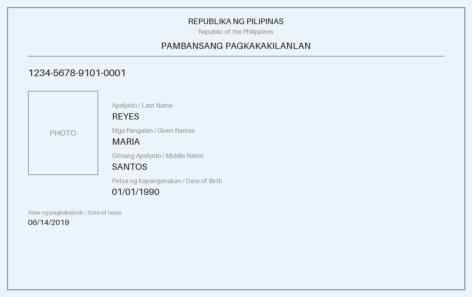
#> input picture data/references/mock/id_id01_lowres_jpeg.jpg, 472 x 297 px
$ python -i quality.py   (imports and definitions only)   (older library calls are emulated)
#> lines starting #> are read from the running program, lines starting #| are printed output that depends on the picture; after the words box and inside, x2 and y2 are one past the last pixel; in counts of white or black regions, pixels touching at a corner belong together
"""Image quality gate (Layer 1, Component 14). No LLM call, no network
dependency at all — every signal here is computed by OpenCV against the raw
pixel array. This is both a real accuracy decision (an unreadable photo
can't be extracted from reliably) and the quota mechanism: a `reject`
verdict short-circuits src/ocr/extractor.py before it spends a Gemini call
(CV_INTEGRATION.md §1.2/§2.4).

Five signals feed one verdict:
    blur_score    variance of the Laplacian (sharpness)
    exposure_clip fraction of pixels blown out at 0 or 255 (glare/underexposure)
    skew_deg      rotation of the detected document boundary
    min_dim_px    shorter-side resolution
    quad_found    whether a document-shaped contour was found at all

Signals and the derived verdict are kept separate on purpose (assess()
composes them): thresholds live in src/config.py and are testable without
touching an image, same reasoning as LLMJudgeVerdict's detection/policy
split (src/guardrails/llm_judge.py).
"""

from __future__ import annotations

import argparse
import csv
import io
import sys
from pathlib import Path

import cv2
import numpy as np
from PIL import Image, ImageOps, UnidentifiedImageError

from src import config
from src.schemas import ImageQualityReport, QualityVerdict


# [28 lines left out: function load_image, not called in this run]


# --- Document contour / skew detection ---------------------------------------

def _detect_document(gray: np.ndarray) -> tuple[float, bool, np.ndarray | None]:
    """Returns (signed_angle_deg, quad_found, contour). The largest
    edge-based contour above a minimum-area floor is treated as the
    document boundary; too small or absent means quad_found=False and the
    image has nothing document-shaped to anchor a skew measurement on.

    Blur + Canny + dilate, not a raw global-threshold binarize: real NBI
    clearances carry a dense repeating ghost watermark (by design, to resist
    exactly this kind of naive image processing) plus JPEG/WEBP compression
    noise, and global Otsu threshold on raw intensity fragmented that texture
    into hundreds-to-thousands of tiny contours -- 3/3 real specimens capped
    below the 5% area floor (largest topped out at 1-3.6% of frame) despite
    being full-frame, unskewed document photos. Edge detection on a blurred
    image is far less sensitive to that kind of fine texture; dilating closes
    small gaps between edge fragments so the document boundary reads as one
    connected contour. Verified against all 3 real specimens (now 50-99% of
    frame) and the full mock clean/blur/skew/blank-page suite before landing
    (2026-08-10)."""
    blurred = cv2.GaussianBlur(gray, (5, 5), 0)
    edges = cv2.Canny(blurred, 30, 100)
    dilated = cv2.dilate(edges, np.ones((5, 5), np.uint8), iterations=2)
    contours, _ = cv2.findContours(dilated, cv2.RETR_EXTERNAL, cv2.CHAIN_APPROX_SIMPLE)
    if not contours:
        return 0.0, False, None

    largest = max(contours, key=cv2.contourArea)
    area = cv2.contourArea(largest)
    if area < 0.05 * gray.size:
        return 0.0, False, None

    rect = cv2.minAreaRect(largest)
    (_, _), (_, _), angle = rect
    # A rectangle's angle is only meaningful mod 90 (four-fold rotational
    # symmetry) — reduce into (-45, 45] rather than branching on rect_w vs
    # rect_h. The branching version double-corrected OpenCV's own w/h-swap
    # convention on an axis-aligned rectangle (angle=90.0 with w<h) and
    # reported skew_deg=90 on perfectly clean images once the mock layout
    # got dense enough for the frame contour's w/h ordering to flip —
    # caught during the NBI mock rework, verified against both a clean and
    # a skewed fixture before landing.
    angle = angle % 90
    if angle > 45:
        angle -= 90
    return float(angle), True, largest


# --- Signals -------------------------------------------------------------------

# [99 lines left out: functions _signals, _verdict, assess, not called in this run]


# --- Preprocessing -------------------------------------------------------------

def _order_points(pts: np.ndarray) -> np.ndarray:
    """Orders 4 box points as top-left, top-right, bottom-right, bottom-left
    — the standard sum/diff trick for perspective-warp source points."""
    rect = np.zeros((4, 2), dtype="float32")
    s = pts.sum(axis=1)
    rect[0] = pts[np.argmin(s)]
    rect[2] = pts[np.argmax(s)]
    diff = np.diff(pts, axis=1)
    rect[1] = pts[np.argmin(diff)]
    rect[3] = pts[np.argmax(diff)]
    return rect


def _warp_to_quad(image: np.ndarray, box: np.ndarray) -> np.ndarray:
    """Standard four-point perspective transform: output width/height are
    measured directly from the ordered corner distances, not taken from
    minAreaRect's (w, h) — those don't reliably line up with the tl/tr/br/bl
    order _order_points() produces once the box is rotated, and mixing the
    two was warping portrait content into a landscape-shaped, effectively
    90-degrees-off result (caught by re-running assess() after preprocess()
    during Phase 2 calibration — skew_deg came back as 90.0 every time)."""
    tl, tr, br, bl = _order_points(box)
    width_a, width_b = np.linalg.norm(br - bl), np.linalg.norm(tr - tl)
    max_width = max(int(width_a), int(width_b), 1)
    height_a, height_b = np.linalg.norm(tr - br), np.linalg.norm(tl - bl)
    max_height = max(int(height_a), int(height_b), 1)
    dst = np.array(
        [[0, 0], [max_width - 1, 0], [max_width - 1, max_height - 1], [0, max_height - 1]],
        dtype="float32",
    )
    matrix = cv2.getPerspectiveTransform(_order_points(box), dst)
    return cv2.warpPerspective(image, matrix, (max_width, max_height))


def preprocess(image: np.ndarray) -> np.ndarray:
    """Deskew (perspective-warp to the detected document quad if found,
    else a plain rotation correction), CLAHE contrast, upscale to
    MIN_IMAGE_DIM_PX. On/off is the preprocessing ablation
    (CV_INTEGRATION.md §2.9/Phase 7)."""
    gray = cv2.cvtColor(image, cv2.COLOR_BGR2GRAY)
    signed_angle, quad_found, contour = _detect_document(gray)

    if quad_found and contour is not None:
        box = cv2.boxPoints(cv2.minAreaRect(contour))
        working = _warp_to_quad(image, box)
    else:
        h, w = image.shape[:2]
        center = (w // 2, h // 2)
        matrix = cv2.getRotationMatrix2D(center, signed_angle, 1.0)
        working = cv2.warpAffine(image, matrix, (w, h), borderValue=(250, 248, 245))

    lab = cv2.cvtColor(working, cv2.COLOR_BGR2LAB)
    l_channel, a_channel, b_channel = cv2.split(lab)
    clahe = cv2.createCLAHE(clipLimit=2.0, tileGridSize=(8, 8))
    l_channel = clahe.apply(l_channel)
    working = cv2.cvtColor(cv2.merge((l_channel, a_channel, b_channel)), cv2.COLOR_LAB2BGR)

    h, w = working.shape[:2]
    min_dim = min(h, w)
    if min_dim < config.MIN_IMAGE_DIM_PX and min_dim > 0:
        scale = config.MIN_IMAGE_DIM_PX / min_dim
        working = cv2.resize(working, (int(w * scale), int(h * scale)), interpolation=cv2.INTER_CUBIC)

    return working


# --- CLI: threshold calibration ------------------------------------------------

# [31 lines left out: functions _dump_csv, main, not called in this run]


# [2 lines not run here, left out]

>>> import cv2
>>> picture = cv2.imread('../../data/references/mock/id_id01_lowres_jpeg.jpg')
#> picture is the input picture: shape (297, 472, 3); mean B, G, R 249.5, 241.1, 231.4
>>> result = preprocess(picture)
#> in _detect_document, `blurred = cv2.GaussianBlur(gray, (5, 5), 0)`:
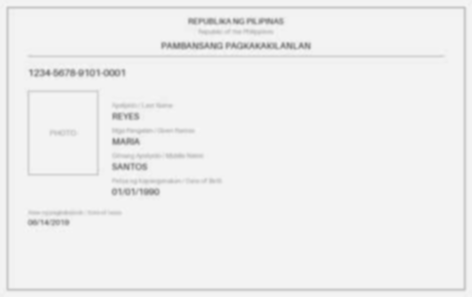
#> blurred: shape (297, 472); min 137, max 247, mean 239.1
#> in _detect_document, `edges = cv2.Canny(blurred, 30, 100)`:
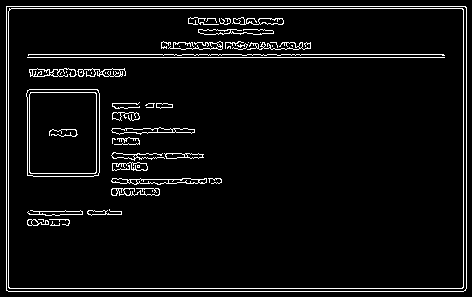
#> edges: shape (297, 472); 5.2% white in thin lines or dots
#> in _detect_document, `dilated = cv2.dilate(edges, np.ones((5, 5), np.uint8), iterations=2)`:
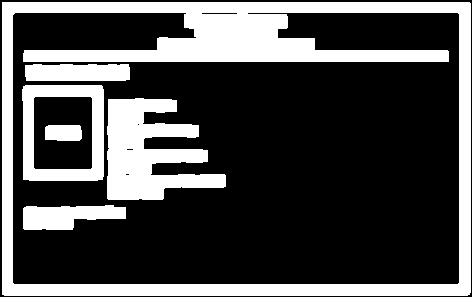
#> dilated: shape (297, 472); 29.4% white; 6 white regions
#> in _detect_document, `contours, _ = cv2.findContours(dilated, cv2.RETR_EXTERNAL, cv2.CHAIN_A..`: contours = 1 contour; box (x1, y1, x2, y2) and area: (2, 2, 471, 296) 137118
#> in _detect_document, `largest = max(contours, key=cv2.contourArea)`: largest = contour of 11 points, box (x1, y1, x2, y2) (2, 2, 471, 296), area 137118
#> in _detect_document, `area = cv2.contourArea(largest)`: area = 137118
#> in _detect_document, `rect = cv2.minAreaRect(largest)`: rect = ((236, 148.5), (293, 468), -90)
#> in _detect_document, `(_, _), (_, _), angle = rect`: angle = -90
#> in _detect_document, `angle = angle % 90`: angle = 0
#> in preprocess, `signed_angle, quad_found, contour = _detect_document(gray)`: quad_found = True; contour has the same summary as largest in _detect_document
#> in preprocess, `box = cv2.boxPoints(cv2.minAreaRect(contour))`: box = [[470, 295], [2, 295], [2, 2], [470, 2]]
#> in _order_points, `s = pts.sum(axis=1)`: s = [765, 297, 4, 472]
#> in _order_points, `diff = np.diff(pts, axis=1)`: diff = [-175, 293, 0, -468]
#> in _warp_to_quad, `tl, tr, br, bl = _order_points(box)`: tl = [2, 2]; tr = [470, 2]; br = [470, 295]; bl = [2, 295]
#> in _warp_to_quad, `width_a, width_b = np.linalg.norm(br - bl), np.linalg.norm(tr - tl)`: width_a = 468
#> in _warp_to_quad, `height_a, height_b = np.linalg.norm(tr - br), np.linalg.norm(tl - bl)`: height_a = 293
#> in _warp_to_quad, `dst = np.array( [[0, 0], [max_width - 1, 0], [max_width - 1, max_heigh..`: dst = [[0, 0], [467, 0], [467, 292], [0, 292]]
#> in _warp_to_quad, `matrix = cv2.getPerspectiveTransform(_order_points(box), dst)`: matrix = [[0.998, 1.64e-18, -2], [4.72e-19, 0.997, -1.99], [1.97e-19, 3.25e-21, 1]]
#> in _warp_to_quad, `return cv2.warpPerspective(image, matrix, (max_width, max_height))`:
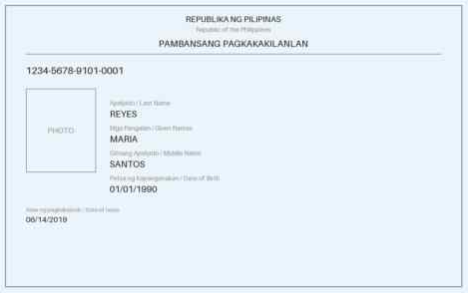
#> returned value: shape (293, 468, 3); mean of channels 0, 1, 2 249.5, 241.1, 231.4; drawn as B, G, R
#> in preprocess, `lab = cv2.cvtColor(working, cv2.COLOR_BGR2LAB)`: lab: shape (293, 468, 3); mean of channels 0, 1, 2 241.5, 126, 123.2
#> in preprocess, `l_channel = clahe.apply(l_channel)`:
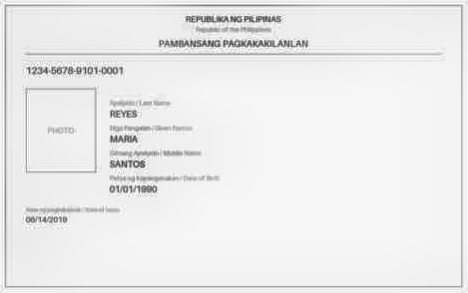
#> l_channel: shape (293, 468); min 67, max 254, mean 235.8
#> in preprocess, `working = cv2.resize(working, (int(w * scale), int(h * scale)), interp..`:
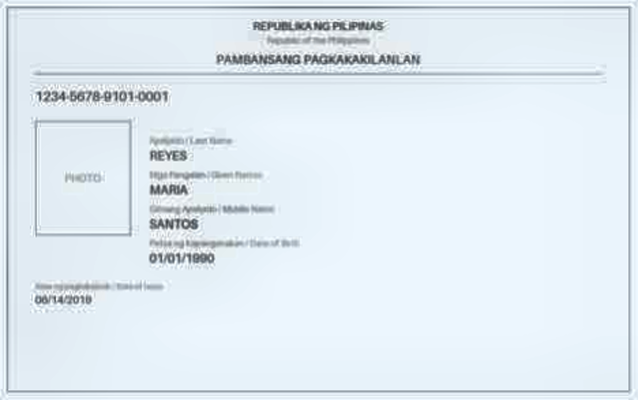
#> working: shape (400, 638, 3); mean B, G, R 242.5, 235, 225
